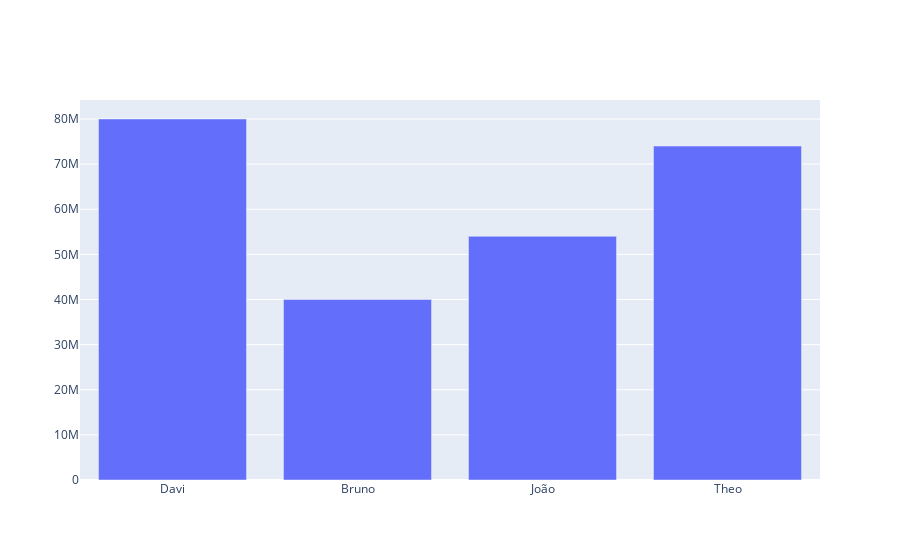

The notebook cell this image was saved under:
### Code cell
fig = go.Figure()

fig.add_trace(go.Bar(x=df_grafico['Consultor'], y=df_grafico['Valor Pago']))

fig.show()

### Figure 1 — Plotly figure (JSON) as saved in the notebook; plotly's stock layout.template omitted (floating-point values rounded to 4 significant figures)
{"data": [{"type": "bar", "x": ["Davi", "Bruno", "João", "Theo"], "y": [80000000, 40000000, 54000000, 74000000]}], "layout": {}}
